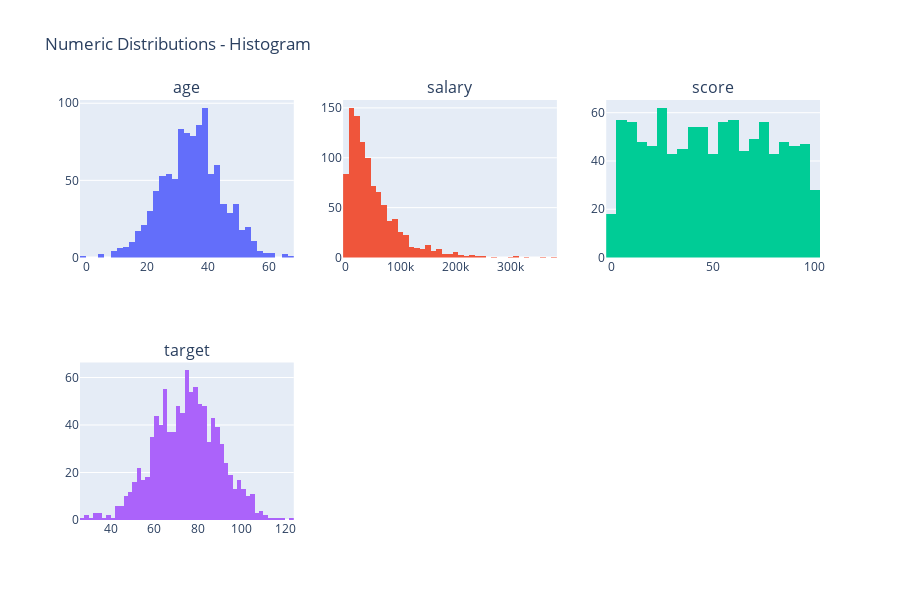
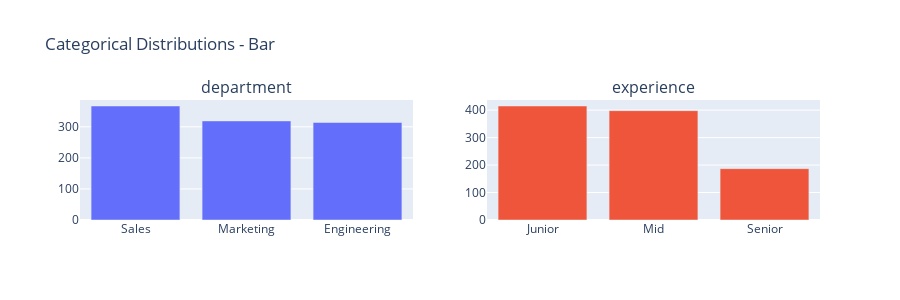
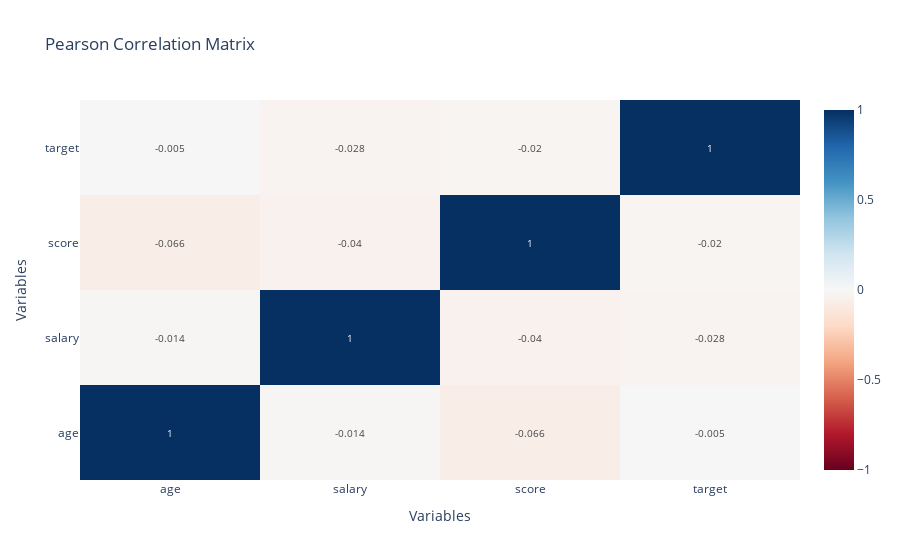
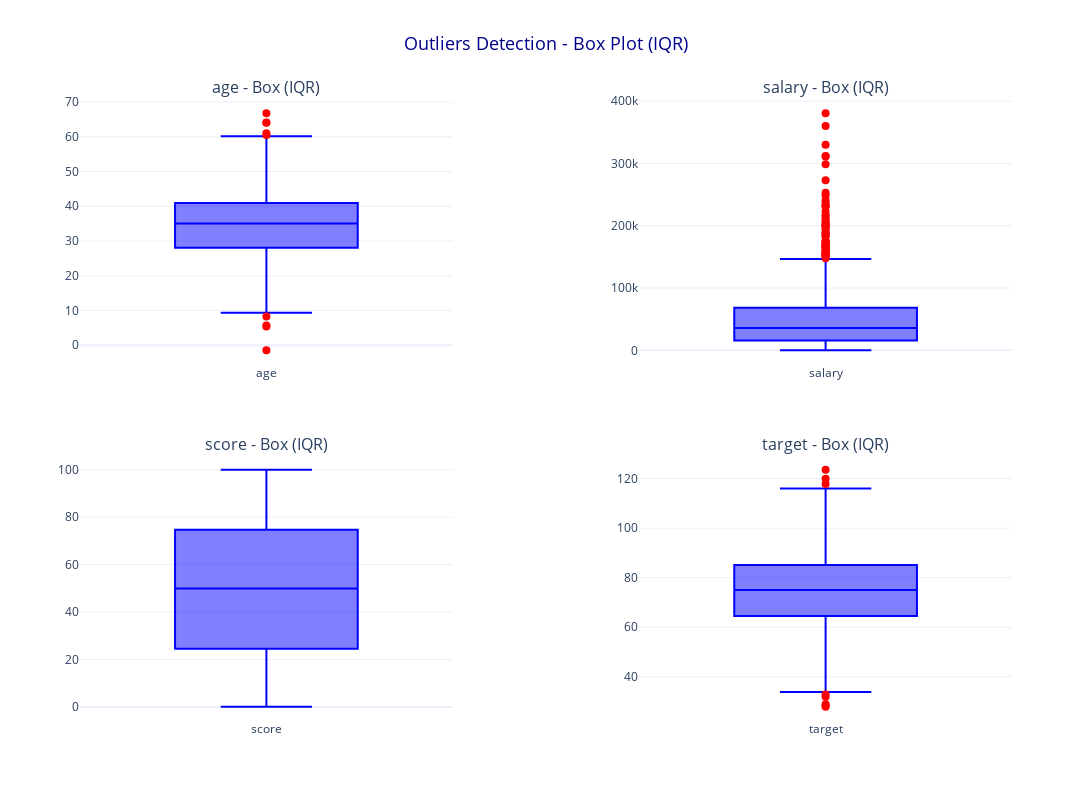

The code cell stored with these charts, in order, in its notebook:
### Code cell
# Create visualizations
fig1 = eda.plot_numeric_distribution()
fig1.show()

fig2 = eda.plot_categorical_distribution()
fig2.show()

fig3 = eda.plot_correlation_heatmap()
fig3.show()

# Group analysis
group_stats = eda.group_analysis("department", ["age", "salary"])
print(group_stats)

# Outlier detection
fig4 = eda.plot_outliers(method="iqr")
fig4.show()

### Figure 1 — Plotly figure (JSON) as saved in the notebook; plotly's stock layout.template omitted (floating-point values rounded to 4 significant figures; data arrays with more than 128 entries replaced by an {"elided": "..."} marker saying what was removed)
{"data": [{"name": "age", "showlegend": false, "type": "histogram", "x": {"elided": "1000 float values"}, "xaxis": "x", "yaxis": "y"}, {"name": "salary", "showlegend": false, "type": "histogram", "x": {"elided": "1000 float values"}, "xaxis": "x2", "yaxis": "y2"}, {"name": "score", "showlegend": false, "type": "histogram", "x": {"elided": "1000 float values"}, "xaxis": "x3", "yaxis": "y3"}, {"name": "target", "showlegend": false, "type": "histogram", "x": {"elided": "1000 float values"}, "xaxis": "x4", "yaxis": "y4"}], "layout": {"annotations": [{"font": {"size": 16}, "showarrow": false, "text": "age", "x": 0.1444, "xanchor": "center", "xref": "paper", "y": 1, "yanchor": "bottom", "yref": "paper"}, {"font": {"size": 16}, "showarrow": false, "text": "salary", "x": 0.5, "xanchor": "center", "xref": "paper", "y": 1, "yanchor": "bottom", "yref": "paper"}, {"font": {"size": 16}, "showarrow": false, "text": "score", "x": 0.8556, "xanchor": "center", "xref": "paper", "y": 1, "yanchor": "bottom", "yref": "paper"}, {"font": {"size": 16}, "showarrow": false, "text": "target", "x": 0.1444, "xanchor": "center", "xref": "paper", "y": 0.375, "yanchor": "bottom", "yref": "paper"}], "height": 600, "title": {"text": "Numeric Distributions - Histogram"}, "xaxis": {"anchor": "y", "domain": [0, 0.2889]}, "xaxis2": {"anchor": "y2", "domain": [0.3556, 0.6444]}, "xaxis3": {"anchor": "y3", "domain": [0.7111, 1]}, "xaxis4": {"anchor": "y4", "domain": [0, 0.2889]}, "xaxis5": {"anchor": "y5", "domain": [0.3556, 0.6444]}, "xaxis6": {"anchor": "y6", "domain": [0.7111, 1]}, "yaxis": {"anchor": "x", "domain": [0.625, 1]}, "yaxis2": {"anchor": "x2", "domain": [0.625, 1]}, "yaxis3": {"anchor": "x3", "domain": [0.625, 1]}, "yaxis4": {"anchor": "x4", "domain": [0, 0.375]}, "yaxis5": {"anchor": "x5", "domain": [0, 0.375]}, "yaxis6": {"anchor": "x6", "domain": [0, 0.375]}}}

### Figure 2 — Plotly figure (JSON) as saved in the notebook; plotly's stock layout.template omitted (floating-point values rounded to 4 significant figures)
{"data": [{"name": "department", "showlegend": false, "type": "bar", "x": ["Sales", "Marketing", "Engineering"], "xaxis": "x", "y": [367, 319, 314], "yaxis": "y"}, {"name": "experience", "showlegend": false, "type": "bar", "x": ["Junior", "Mid", "Senior"], "xaxis": "x2", "y": [415, 398, 187], "yaxis": "y2"}], "layout": {"annotations": [{"font": {"size": 16}, "showarrow": false, "text": "department", "x": 0.225, "xanchor": "center", "xref": "paper", "y": 1, "yanchor": "bottom", "yref": "paper"}, {"font": {"size": 16}, "showarrow": false, "text": "experience", "x": 0.775, "xanchor": "center", "xref": "paper", "y": 1, "yanchor": "bottom", "yref": "paper"}], "height": 300, "title": {"text": "Categorical Distributions - Bar"}, "xaxis": {"anchor": "y", "domain": [0, 0.45]}, "xaxis2": {"anchor": "y2", "domain": [0.55, 1]}, "yaxis": {"anchor": "x", "domain": [0, 1]}, "yaxis2": {"anchor": "x2", "domain": [0, 1]}}}

### Figure 3 — Plotly figure (JSON) as saved in the notebook; plotly's stock layout.template omitted (floating-point values rounded to 4 significant figures)
{"data": [{"colorscale": [[0, "rgb(103,0,31)"], [0.1, "rgb(178,24,43)"], [0.2, "rgb(214,96,77)"], [0.3, "rgb(244,165,130)"], [0.4, "rgb(253,219,199)"], [0.5, "rgb(247,247,247)"], [0.6, "rgb(209,229,240)"], [0.7, "rgb(146,197,222)"], [0.8, "rgb(67,147,195)"], [0.9, "rgb(33,102,172)"], [1, "rgb(5,48,97)"]], "hovertemplate": "%{x} vs %{y}<br>Correlation: %{z:.3f}<extra></extra>", "text": [[1.0, -0.014, -0.066, -0.005], [-0.014, 1.0, -0.04, -0.028], [-0.066, -0.04, 1.0, -0.02], [-0.005, -0.028, -0.02, 1.0]], "textfont": {"size": 10}, "texttemplate": "%{text}", "type": "heatmap", "x": ["age", "salary", "score", "target"], "y": ["age", "salary", "score", "target"], "z": [[1.0, -0.01446, -0.06571, -0.00471], [-0.01446, 1.0, -0.04032, -0.02835], [-0.06571, -0.04032, 1.0, -0.01968], [-0.00471, -0.02835, -0.01968, 1.0]], "zmid": 0}], "layout": {"title": {"text": "Pearson Correlation Matrix"}, "xaxis": {"title": {"text": "Variables"}}, "yaxis": {"title": {"text": "Variables"}}}}

### Figure 4 — Plotly figure (JSON) as saved in the notebook; plotly's stock layout.template omitted (floating-point values rounded to 4 significant figures; data arrays with more than 128 entries replaced by an {"elided": "..."} marker saying what was removed)
{"data": [{"boxpoints": "outliers", "line": {"color": "blue"}, "marker": {"color": "red", "size": 8}, "name": "age", "showlegend": false, "type": "box", "xaxis": "x", "y": {"elided": "1000 float values"}, "yaxis": "y"}, {"boxpoints": "outliers", "line": {"color": "blue"}, "marker": {"color": "red", "size": 8}, "name": "salary", "showlegend": false, "type": "box", "xaxis": "x2", "y": {"elided": "1000 float values"}, "yaxis": "y2"}, {"boxpoints": "outliers", "line": {"color": "blue"}, "marker": {"color": "red", "size": 8}, "name": "score", "showlegend": false, "type": "box", "xaxis": "x3", "y": {"elided": "1000 float values"}, "yaxis": "y3"}, {"boxpoints": "outliers", "line": {"color": "blue"}, "marker": {"color": "red", "size": 8}, "name": "target", "showlegend": false, "type": "box", "xaxis": "x4", "y": {"elided": "1000 float values"}, "yaxis": "y4"}], "layout": {"annotations": [{"font": {"size": 16}, "showarrow": false, "text": "age - Box (IQR)", "x": 0.2, "xanchor": "center", "xref": "paper", "y": 1, "yanchor": "bottom", "yref": "paper"}, {"font": {"size": 16}, "showarrow": false, "text": "salary - Box (IQR)", "x": 0.8, "xanchor": "center", "xref": "paper", "y": 1, "yanchor": "bottom", "yref": "paper"}, {"font": {"size": 16}, "showarrow": false, "text": "score - Box (IQR)", "x": 0.2, "xanchor": "center", "xref": "paper", "y": 0.425, "yanchor": "bottom", "yref": "paper"}, {"font": {"size": 16}, "showarrow": false, "text": "target - Box (IQR)", "x": 0.8, "xanchor": "center", "xref": "paper", "y": 0.425, "yanchor": "bottom", "yref": "paper"}], "height": 800, "margin": {"b": 80, "l": 80, "r": 80, "t": 100}, "showlegend": false, "title": {"font": {"color": "darkblue", "size": 18}, "text": "Outliers Detection - Box Plot (IQR)", "x": 0.5}, "width": 1200, "xaxis": {"anchor": "y", "domain": [0, 0.4]}, "xaxis2": {"anchor": "y2", "domain": [0.6, 1]}, "xaxis3": {"anchor": "y3", "domain": [0, 0.4]}, "xaxis4": {"anchor": "y4", "domain": [0.6, 1]}, "yaxis": {"anchor": "x", "domain": [0.575, 1]}, "yaxis2": {"anchor": "x2", "domain": [0.575, 1]}, "yaxis3": {"anchor": "x3", "domain": [0, 0.425]}, "yaxis4": {"anchor": "x4", "domain": [0, 0.425]}}}
